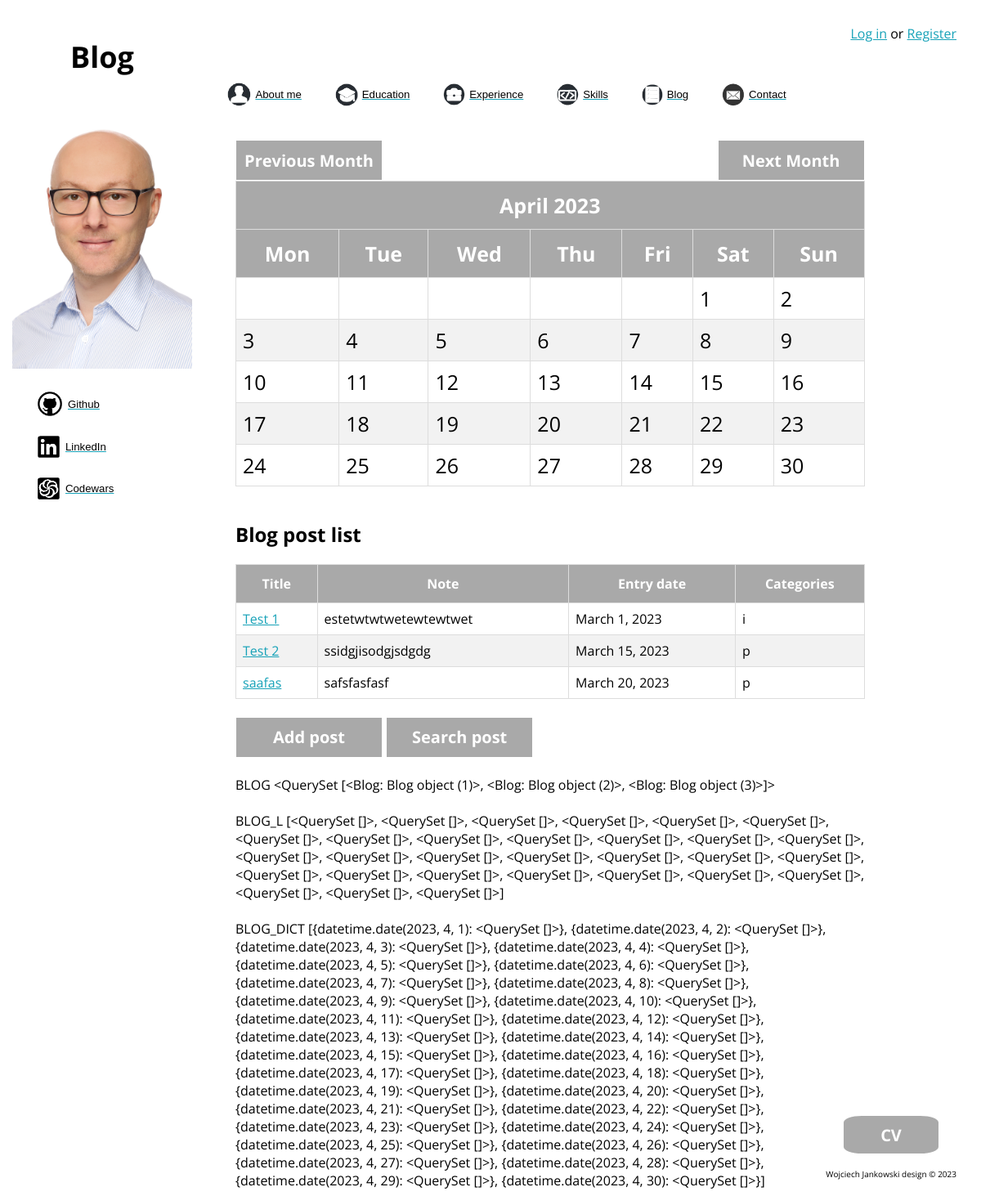
/blog/calendar_current/, run on an earlier commit of the app's database.
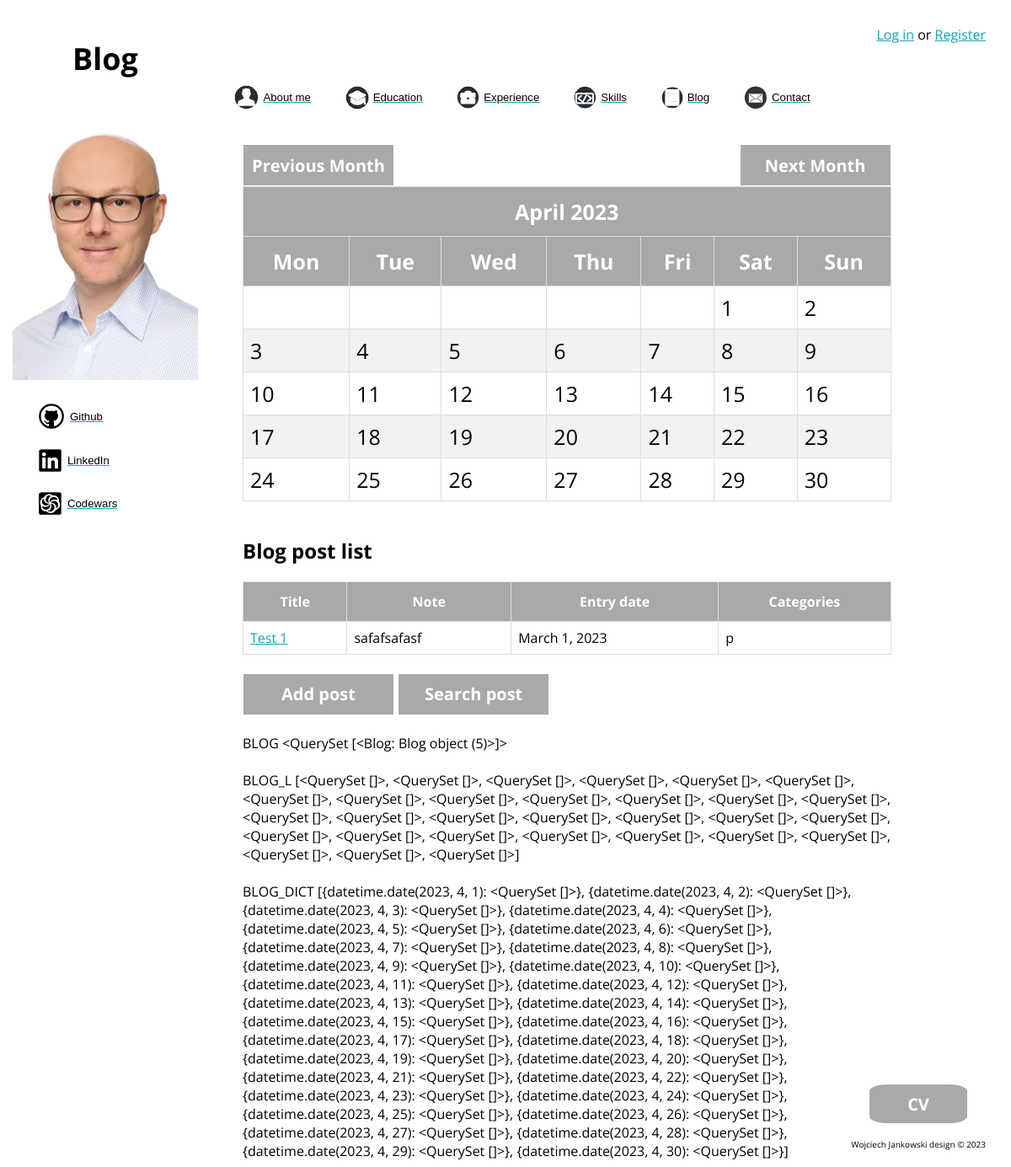
And on a later commit of the database.
### blog/models.py (models this page shows)
class Blog(models.Model):
    title = models.CharField(max_length=200, blank=False)
    note = models.TextField()
    entry_date = models.DateField(auto_now=False, blank=False, )
    category = models.CharField(max_length=1, choices=(("p", "programming"), ("i", "interests"), ("l", "life")),
                                blank=False)
    author = models.CharField(max_length=30, blank=False)
    class Meta:
        verbose_name = "Blog"
        verbose_name_plural = "Blog"

### blog/views.py (the view)
# urls.py: path("calendar_current/", views.calendar_current, name="calendar_current"),
def calendar_current(request):
    month = datetime.now().month
    year = datetime.now().year
    cal = HTMLCalendar().formatmonth(year, month)
    days = []
    for i in range(1, 32):
        try:
            day = date(int(year), int(month), int(i))
            days.append(day)
        except ValueError:
            break
    blog = Blog.objects.all()
    blog_l = []
    for day in days:
        blog_date = Blog.objects.filter(entry_date=day).values()
        blog_l.append(blog_date)
    date_blog_dict = [{k: v} for k, v in zip(days, blog_l)]
    prev = None
    next = None
    if month > 1:
        prev = f'{year}/{month - 1}'
    elif month == 1:
        prev = f"{year - 1}/{month + 11}"
    if month < 12:
        next = f'{year}/{month + 1}'
    elif month == 12:
        next = f"{year + 1}/{month - 11}"
    ctx = {"year": year,
           "month": month,
           "cal": cal,
           "prev": prev,
           "next": next,
           "days": days,
           "blog": blog,
           "blog_l": blog_l,
           "date_blog_dict": date_blog_dict,
           'site_name': "Blog",
           }
    return render(request=request, template_name="blog/calendar_current.html", context=ctx)

### blog/templates/blog/calendar_current.html (shortened to what this page needs)
{% extends "aboutme/base.html" %}
{% load static %}
{% block main_content %}
<div class="container">
  {% include 'blog/calendar_block.html' %}
</div>
{% endblock %}

### blog/templates/blog/calendar_block.html
{% load static %}
<a href="{% url 'blog:calendar_current' %}{{ prev }}">
    <button class="next" style="display:inline-block;">Previous Month</button></a>
<a href="{% url 'blog:calendar_current' %}{{ next }}">
    <button class="next" style="float:right;">Next Month</button></a>
<div class="cal">
    {{ cal|safe}}
    <br>
    <h2>Blog post list</h2>
    <table id="data">
        <thead>
            <tr>
                <th>Title</th>
                <th>Note</th>
                <th>Entry date</th>
                <th>Categories</th>
            </tr>
        </thead>
        <tbody>
            {% for post in blog %}
            <tr>
                <td><a href="{% url 'blog:post_detail' post.pk %}">{{ post.title }}</td>
                <td>{{ post.note }}</td>
                <td>{{ post.entry_date }} </a> </td>
                <td>{{ post.category }}</td>
            </tr>
            {% endfor %}
        </tbody>
    </table>
    <br>
    <a href="{% url 'blog:post_create' %}">
        <button class="next" style="display:inline-block;">Add post</button></a>
    <a href="{% url 'blog:post_search' %}">
        <button class="next" style="display:inline-block;">Search post</button></a>
    <br>
    <br>
    BLOG
    {{ blog }}
    <br>
    <br>
    BLOG_L
    {{ blog_l }}
    <br>
    <br>
    BLOG_DICT
    {{ date_blog_dict }}
    <a href="{% static 'aboutme/files/cv.pdf' %}"><button class="button">CV</button></a>

What changed in the data, as far as the page shows it:
removed Blog: title "Test 1", note "estetwtwtwetewtewtwet", entry_date "March 1, 2023", category "i", id "<QuerySet [<Blog: Blog object (1)>, <Blog: Blog object (2)>, <Blog: Blog object (3)>]>"
removed Blog: title "Test 2", note "ssidgjisodgjsdgdg", entry_date "March 15, 2023", category "p"
removed Blog: title "saafas", note "safsfasfasf", entry_date "March 20, 2023", category "p"
added Blog: title "Test 1", note "safafsafasf", entry_date "March 1, 2023", category "p", id "<QuerySet [<Blog: Blog object (5)>]>"
